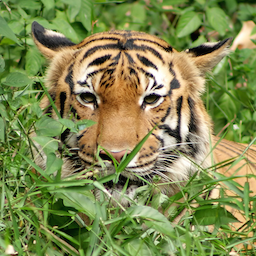
#> input picture psyutils/data/tiger_square.png, 256 x 256 px; its folder holds 5 pictures in this run
$ python testing_psyutils.py   (older library calls are emulated)
#> lines starting #> are read from the running program, lines starting #| are printed output that depends on the picture
### psyutils/im_data.py
"""
im_data
-----------

This submodule contains some images that we will use for demo
and test purposes.

Much of the code in here was adapted from skimage.data.__init__.py

Tiger image Copyright flickr user Phalinn Ooi, released under a
CC by 2.0 license.
This image can be freely shared and adapted.
License: https://creativecommons.org/licenses/by/2.0/legalcode

----------
"""

from __future__ import print_function, division
import os as _os
import numpy as _np
from skimage import img_as_float

_this_dir = _os.path.abspath(_os.path.dirname(__file__))
_im_dir = 'data'  # where are the images stored?

__all__ = ['tiger',
           'tiger_rgba',
           'tiger_square',
           'tiger_grey',
           'sloan_letters',
           'orientation_test',
           'orientation_test_2',
           'single_bar']


def _load(f, **kwargs):
    """Load an image file located in the data directory.

    Args:
        f (string): File name.

    Returns:
        img : ndarray
        An image loaded from the psyutils.im_data directory.

    """
#> called with f = 'tiger_square.png'
    from skimage.io import imread as _imread

    return _imread(_os.path.join(_this_dir, _im_dir, f), **kwargs)
#> returned value is the input picture: shape (256, 256, 3); mean R, G, B 128.6, 137.3, 80.6


# [24 lines left out: functions tiger, tiger_rgba, not called in this run]


def tiger_square():
    """Load square version of tiger image (RGB), 256 by 256 by 3.

    Args:
        none

    Returns:
        img : ndarray

    """
    return _load("tiger_square.png")


# [76 lines left out: functions tiger_grey, orientation_test, orientation_test_2, single_bar, sloan_letters, not called in this run]

### psyutils/image/_plot.py
# image plotting functions

from __future__ import print_function, division
import numpy as np
import psyutils as pu
from skimage.color import hsv2rgb

# helper function to show an image and report some stats about it:
def show_im(im, n_digits=3, colorbar=False):
    """ A helper function to show an image (using imshow)
    and report some stats about it.

    Args:
        image: ndarray
            The input image.
        n_digits: int
            The number of digits to print for numerical output.

    """
#> called with n_digits = 3, colorbar = False
    # matplotlib causes platform-specific import problems.
    # https://github.com/scikit-optimize/scikit-optimize/issues/637#issuecomment-366448262
    try:
       import matplotlib.pyplot as plt
    except ImportError as e:
       if 'Python is not installed as a framework.' in e.message:
         warnings.warn("Warning: this OS has an import error with matplotlib,\
          likely related to backend problem. Search for matplotlib import fix.")

    n_digits = int(n_digits)
    dims = pu.image.guess_type(im)
#> dims = 'RGB'
    if dims is "I":
        plt.imshow(im, cmap=plt.cm.gray, interpolation='nearest')
    elif dims is "IA":
        # convert to rgba for display:
        rgba = pu.image.ia_2_rgba(im)
        plt.imshow(rgba, interpolation='nearest')
    elif dims is "RGB" or dims is "RGBA":
        plt.imshow(im, interpolation='nearest')
    else:
        raise ValueError("Not sure what to do with image type " + dims)
    print("image is of type " + str(type(im)))
#| image is of type <class 'numpy.ndarray'>
    print("image has data type " + str(im.dtype))
#| image has data type float64
    print("image has dimensions " + str(im.shape))
#| image has dimensions (256, 256, 3)
    print("image has range from " + str(round(im.min(), ndigits=n_digits))
          + " to max " + str(round(im.max(), ndigits=n_digits)))
#| image has range from 0.012 to max 1.0
    print("the mean of the image is " + str(round(im.mean(), ndigits=n_digits)))
#| the mean of the image is 0.453
    print("the SD of the image is " + str(round(im.std(), ndigits=n_digits)))
#| the SD of the image is 0.229
    print("the rms contrast (SD / mean) is " +
          str(round(im.std()/im.mean(), ndigits=n_digits)))
#| the rms contrast (SD / mean) is 0.506

    if colorbar == True:
        plt.colorbar();

    plt.axis("off")

### psyutils/image/_image_utilities.py
from __future__ import print_function, division
import numpy as np
from skimage import img_as_float, io, exposure, img_as_uint, color, img_as_ubyte
import psyutils as pu


def guess_type(image):
    """Make an educated guess about an image's dimensions and what they mean.
    Modified from skimage.color.guess_spatial_dimensions.

    If the image has two dimensions, it is assumed to contain intensity values
    (i.e. be a greyscale image).
    If the image has three dimensions and the third is length 3, it is assumed
    to be an RGB or similar tri-colour image
    (third dimension indexes colour channel).
    If the image is 3D with the third dimension	length 2, it is assumed to be
    an IA image
    (I = intensity, A = alpha (transparency)).
    If the image is 3D with the third dimension	length 4, it is assumed to be
    an RGBA image.

    Args:
        image: ndarray
            The input image.

    Returns:
        assumption (string): how to treat the image in the future.
            Returns a string telling future scripts how to treat the image for
            filtering. Can be:
            "I" (intensity), "IA" (intensity, alpha),
            "RGB", "RGBA" (rgb, alpha).

    Raises:
        ValueError: If the image array has less than two or more than
        three dimensions.

    """
    if image.ndim == 2:
        return "I"
    if image.ndim == 3 and image.shape[-1] == 1:
        raise ValueError("You seem to have passed an array with "
                         "a third dimension of length 1. Please drop the 3rd "
                         "dimension using np.squeeze and try again.")
    if image.ndim == 3 and image.shape[-1] == 2:
        return "IA"
    if image.ndim == 3 and image.shape[-1] == 3:
        return "RGB"
    if image.ndim == 3 and image.shape[-1] == 4:
        return "RGBA"
    else:
        raise ValueError("Expected 2D or 3D array, got %iD." % image.ndim)


def contrast_image(image, factor=1.0, sd=None,
                   returns="intensity",
                   img_dims=None, verbose=False):
    """Takes an input image, applies a transform to each colour channel,
    then returns either the image in intensity units or in
    zero-mean (contrast) units. The latter can be useful if you intend to
    multiply the image by any filters in the non-fourier domain.

    The transform can either be a multiplicative change (specified by
    factor) or the user can specify the `sd` argument, in which case each
    colour channel will have this standard deviation. If `sd` is specified
    then `factor` is ignored.

    Note: the image will be converted to float, if it wasn't already,
    and a copy will be created (i.e. this function doesn't overwrite
    the original image you pass in).

    Args:
        image (ndarray): The input image.
        factor (float, optional): the contrast scale factor.
            A multiplicative contrast change factor. Values less
            than one will reduce global contrast, values greater
            than one will increase global contrast.
        sd (float, optional): the desired standard deviation.
            Each colour channel will be set to have this sd. Note
            this means that relative differences between colour
            channels in the original image will be moved, meaning
            that the colour gamut will not be the same. If
            `sd` is specified `factor` is ignored.
        returns (string, optional): which image to return.
            If "intensity" (the default), the image is returned
            in intensity units (the original scale) after contrast scaling.
            If returns = "contrast", the array returned has mean zero
            in each colour channel.
        img_dims (string, optional): specify image type.
            If "None", check image dimensions with guess_type. Otherwise,
            specify either "I", "IA", "RGB", "RGBA".
            See guess_type? for more details.
        verbose (bool, optional): If True, print additional information.

    Returns:
        image: ndarray
            the modified image. Either zero mean (if "returns" == "contrast")
            or with the original mean. Returned as floating point array.

    """
#> called with factor = 0.2, returns = 'intensity', verbose = True

    image = img_as_float(np.copy(image))

    if img_dims is None:
        im_type = guess_type(image)
#> im_type = 'RGB'
    else:
        im_type = img_dims

    if verbose is True:
        print("contrast_image function assumes image to be " + im_type)
#| contrast_image function assumes image to be RGB
        if sd is None:
            print("Image will change by factor " + str(factor))
        else:
            print("Intensity SD will be set to " + str(sd))

    if im_type is "I":
        channel_means = np.array(image.mean())
        image = image - channel_means

        if sd is None:
            image *= factor
        else:
            image = (image / image.std()) * sd

        if returns is "intensity":
            image = image + channel_means

    elif im_type is "RGB":
        channel_means = np.zeros(3)
        for i in range(0, 3):
            channel_means[i] = image[:, :, i].mean()
            image[:, :, i] = image[:, :, i] - channel_means[i]
            if sd is None:
                image[:, :, i] = image[:, :, i] * factor
            else:
                image[:, :, i] = (image[:, :, i] / image[:, :, i] .std()) * sd
            if returns is "intensity":
                image[:, :, i] = image[:, :, i] + channel_means[i]
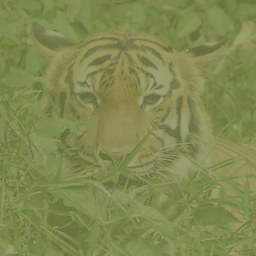
#> image: shape (256, 256, 3) float64; mean of channels 0, 1, 2 0.504, 0.539, 0.316; drawn as R, G, B
#> after the loop, channel_means = [0.504, 0.539, 0.316]

    elif im_type is "IA":
        i = 0
        channel_means = image[:, :, i].mean()
        image[:, :, i] = image[:, :, i] - channel_means
        if sd is None:
            image[:, :, i] = image[:, :, i] * factor
        else:
            image[:, :, i] = (image[:, :, i] / image[:, :, i] .std()) * sd

        if returns is "intensity":
            image[:, :, i] = image[:, :, i] + channel_means

    elif im_type is "RGBA":
        channel_means = np.zeros(3)
        for i in range(0, 3):
            channel_means[i] = image[:, :, i].mean()
            image[:, :, i] = image[:, :, i] - channel_means[i]
            if sd is None:
                image[:, :, i] = image[:, :, i] * factor
            else:
                image[:, :, i] = (image[:, :, i] / image[:, :, i] .std()) * sd
            if returns is "intensity":
                image[:, :, i] = image[:, :, i] + channel_means[i]
    else:
        raise ValueError("Not sure what to do with image type " + im_type)

    if returns is "intensity" or returns is "contrast":
        return image
    else:
        raise ValueError("Not sure what to return from " + returns)


# [220 lines left out: functions ia_2_rgba, save_im, put_rect_in_rect, cutout_patch, linear_rescale, alpha_blend, not called in this run]

### psyutils/testing_psyutils.py
# -*- coding: utf-8 -*-
# <nbformat>3.0</nbformat>

# <markdowncell>

# #Ipython Notebook for testing and demoing the psyutils package
#
# In this notebook I will run through several examples of using the psyutils package.

# <markdowncell>

# ## image subpackage

# <codecell>

import numpy as np
import matplotlib.pyplot as plt
from scipy import ndimage
from skimage import img_as_float
#import sys, os


# <markdowncell>

# What's in the `psyutils` package once we load it?

# <codecell>

import psyutils as pu
from psyutils.image import show_im

dir(pu)

# <codecell>

test_im = img_as_float(pu.im_data.tiger_square())
show_im(test_im)

# <codecell>

# lower the contrast of test image, display:
mod_im = pu.image.contrast_image(test_im, factor=0.2, verbose=True)
show_im(mod_im)
#| image is of type <class 'numpy.ndarray'>
#| image has data type float64
#| image has dimensions (256, 256, 3)
#| image has range from 0.255 to max 0.631
#| the mean of the image is 0.453
#| the SD of the image is 0.106
#| the rms contrast (SD / mean) is 0.235

# <codecell>

# do the same for a greyscale image:
from skimage.color import rgb2gray

grey_im = rgb2gray(np.copy(test_im))
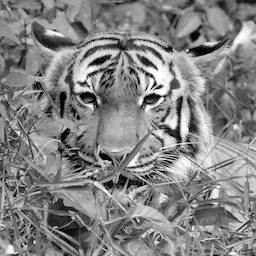
#> grey_im: shape (256, 256) float64; min 0.0118, max 1, mean 0.515
show_im(grey_im)
#| image is of type <class 'numpy.ndarray'>
#| image has data type float64
#| image has dimensions (256, 256)
#| image has range from 0.012 to max 1.0
#| the mean of the image is 0.515
#| the SD of the image is 0.194
#| the rms contrast (SD / mean) is 0.376

# <codecell>

# lower the contrast of greyscale image, display:
grey_mod = pu.image.contrast_image(grey_im, factor=0.2, verbose=True)
#> call 2 of contrast_image, with factor = 0.2, returns = 'intensity', verbose = True
#> in contrast_image (call 2), `im_type = guess_type(image)`: im_type = 'I'
#| contrast_image function assumes image to be I
#> in contrast_image (call 2), `channel_means = np.array(image.mean())`: channel_means = 0.515
#> in contrast_image (call 2), `image = image + channel_means`:
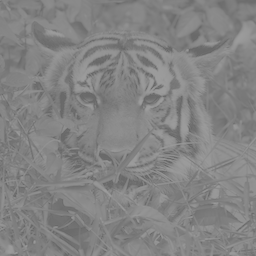
#> image: shape (256, 256) float64; min 0.415, max 0.612, mean 0.515
show_im(grey_mod)
#| image is of type <class 'numpy.ndarray'>
#| image has data type float64
#| image has dimensions (256, 256)
#| image has range from 0.415 to max 0.612
#| the mean of the image is 0.515
#| the SD of the image is 0.039
#| the rms contrast (SD / mean) is 0.075

# <codecell>

# <codecell>
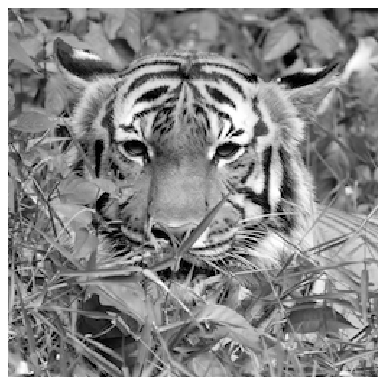
#> figure drawn by matplotlib, 1 panel
